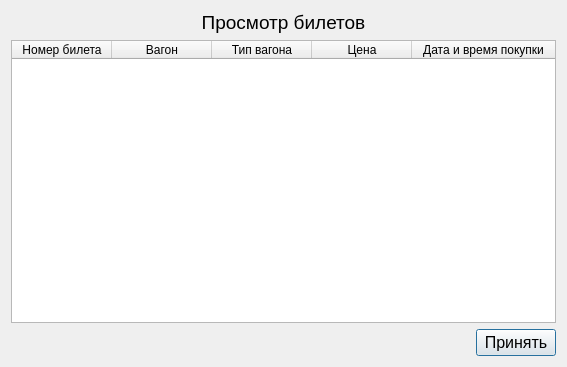
<?xml version="1.0" encoding="UTF-8"?>
<ui version="4.0"> 
 <class>Dialog_ShowTickets</class>
 <widget class="QDialog" name="Dialog_ShowTickets">
  <property name="geometry">
   <rect>
    <x>0</x>
    <y>0</y>
    <width>567</width>
    <height>367</height>
   </rect>
  </property>
  <property name="windowTitle">
   <string>Dialog</string>
  </property>
  <layout class="QVBoxLayout" name="verticalLayout">
   <item>
    <widget class="QLabel" name="mainLabel">
     <property name="font">
      <font>
       <pointsize>14</pointsize>
      </font>
     </property>
     <property name="text">
      <string>Просмотр билетов</string>
     </property>
     <property name="alignment">
      <set>Qt::AlignCenter</set>
     </property>
    </widget>
   </item>
   <item>
    <widget class="QTableWidget" name="tableTickets">
     <property name="editTriggers">
      <set>QAbstractItemView::NoEditTriggers</set>
     </property>
     <property name="selectionBehavior">
      <enum>QAbstractItemView::SelectRows</enum>
     </property>
     <attribute name="horizontalHeaderStretchLastSection">
      <bool>true</bool>
     </attribute>
     <column>
      <property name="text">
       <string>Номер билета</string>
      </property>
     </column>
     <column>
      <property name="text">
       <string>Вагон</string>
      </property>
     </column>
     <column>
      <property name="text">
       <string>Тип вагона</string>
      </property>
     </column>
     <column>
      <property name="text">
       <string>Цена</string>
      </property>
     </column>
     <column>
      <property name="text">
       <string>Дата и время покупки</string>
      </property>
     </column>
    </widget>
   </item>
   <item>
    <layout class="QHBoxLayout" name="horizontalLayout_2">
     <item>
      <spacer name="horizontalSpacer">
       <property name="orientation">
        <enum>Qt::Horizontal</enum>
       </property>
       <property name="sizeHint" stdset="0">
        <size>
         <width>40</width>
         <height>20</height>
        </size>
       </property>
      </spacer>
     </item>
     <item>
      <widget class="QPushButton" name="accept">
       <property name="font">
        <font>
         <pointsize>12</pointsize>
        </font>
       </property>
       <property name="text">
        <string>Принять</string>
       </property>
      </widget>
     </item>
    </layout>
   </item>
  </layout>
 </widget>
 <resources/>
 <connections>
  <connection>
   <sender>accept</sender>
   <signal>clicked()</signal>
   <receiver>Dialog_ShowTickets</receiver>
   <slot>accept()</slot>
   <hints>
    <hint type="sourcelabel">
     <x>409</x>
     <y>332</y>
    </hint>
    <hint type="destinationlabel">
     <x>229</x>
     <y>177</y>
    </hint>
   </hints>
  </connection>
 </connections>
</ui>
